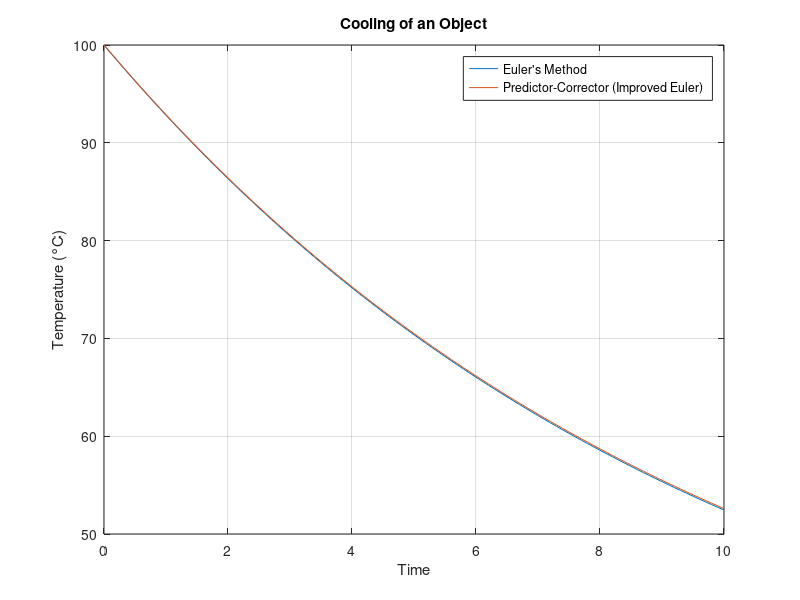

Write the MATLAB code that produced this figure.
function cooling_simulation()

% Parameters
k = 0.1;  % Cooling constant
Ta = 25;  % Ambient temperature (degrees Celsius)

% Initial conditions
T0 = 100;  % Initial temperature (degrees Celsius)
t0 = 0;    % Initial time
tf = 10;   % Final time

% Time step and number of steps
dt = 0.1;
num_steps = (tf - t0) / dt;

% Arrays to store results
time_euler = zeros(1, num_steps + 1);
temp_euler = zeros(1, num_steps + 1);
time_predictor_corrector = zeros(1, num_steps + 1);
temp_predictor_corrector = zeros(1, num_steps + 1);

% Euler's method
time_euler(1) = t0;
temp_euler(1) = T0;
for i = 1:num_steps
    time_euler(i + 1) = time_euler(i) + dt;
    temp_euler(i + 1) = temp_euler(i) - k * (temp_euler(i) - Ta) * dt;
end

% Predictor-Corrector (Improved Euler) method
time_predictor_corrector(1) = t0;
temp_predictor_corrector(1) = T0;
for i = 1:num_steps
    time_predictor_corrector(i + 1) = time_predictor_corrector(i) + dt;
    % Predictor step
    predictor_temp = temp_predictor_corrector(i) - k * (temp_predictor_corrector(i) - Ta) * dt;
    % Corrector step
    temp_predictor_corrector(i + 1) = temp_predictor_corrector(i) - 0.5 * k * ((temp_predictor_corrector(i) - Ta) + (predictor_temp - Ta)) * dt;
end

% Plot results
figure;
plot(time_euler, temp_euler, 'DisplayName', "Euler's Method");
hold on;
plot(time_predictor_corrector, temp_predictor_corrector, 'DisplayName', "Predictor-Corrector (Improved Euler)");
xlabel('Time');
ylabel('Temperature (°C)');
title('Cooling of an Object');
legend;
grid on;
hold off;

end
